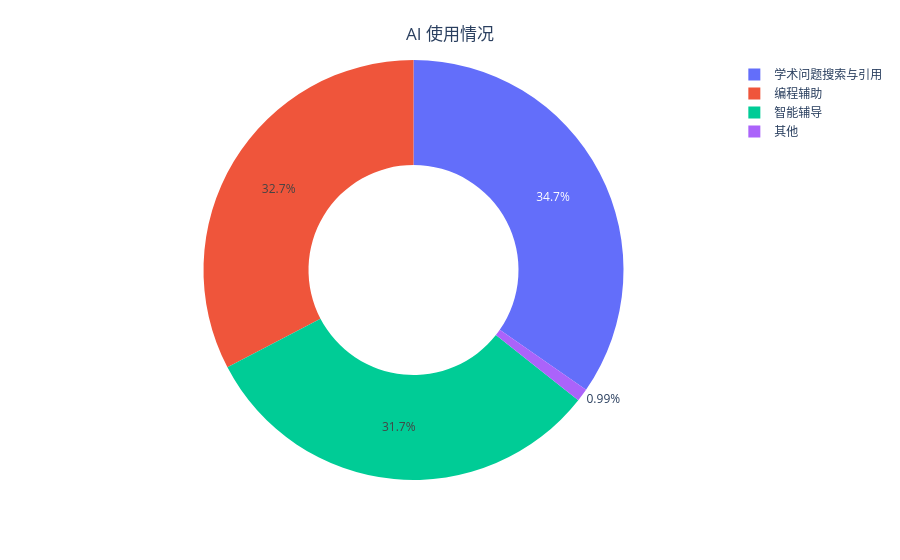

Notebook code for this chart:
### Code cell
x = ["智能辅导", "编程辅助", "学术问题搜索与引用", "其他"]
y = []
for i in x[:-1]:
    y.append(use_data[i].sum())
count = 0
for i in use_data["other usage"].tolist():
    if i != "(跳过)":
        count += 1
y.append(count)
fig = px.pie(names=x, values=y, hole=0.5)
fig.update_layout(title={
    "text": "AI 使用情况",
    "xanchor": "center",
    "yanchor": "top",
    "x": 0.5,
    "y": 0.95,
})
fig.show()

### Figure 1 — Plotly figure (JSON) as saved in the notebook; plotly's stock layout.template omitted (floating-point values rounded to 4 significant figures)
{"data": [{"domain": {"x": [0.0, 1.0], "y": [0.0, 1.0]}, "hole": 0.5, "hovertemplate": "label=%{label}<br>value=%{value}<extra></extra>", "labels": ["智能辅导", "编程辅助", "学术问题搜索与引用", "其他"], "legendgroup": "", "name": "", "showlegend": true, "values": [32, 33, 35, 1], "type": "pie"}], "layout": {"legend": {"tracegroupgap": 0}, "margin": {"t": 60}, "title": {"text": "AI 使用情况", "xanchor": "center", "yanchor": "top", "x": 0.5, "y": 0.95}}}
